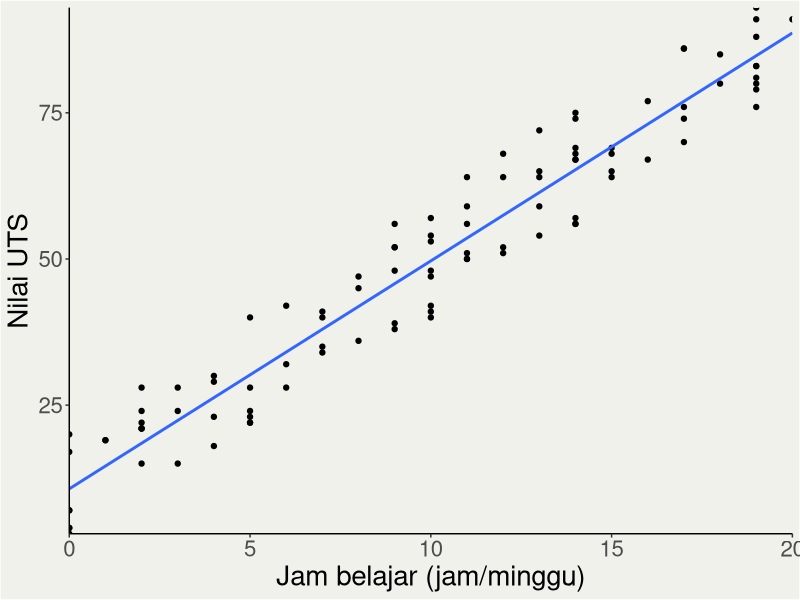
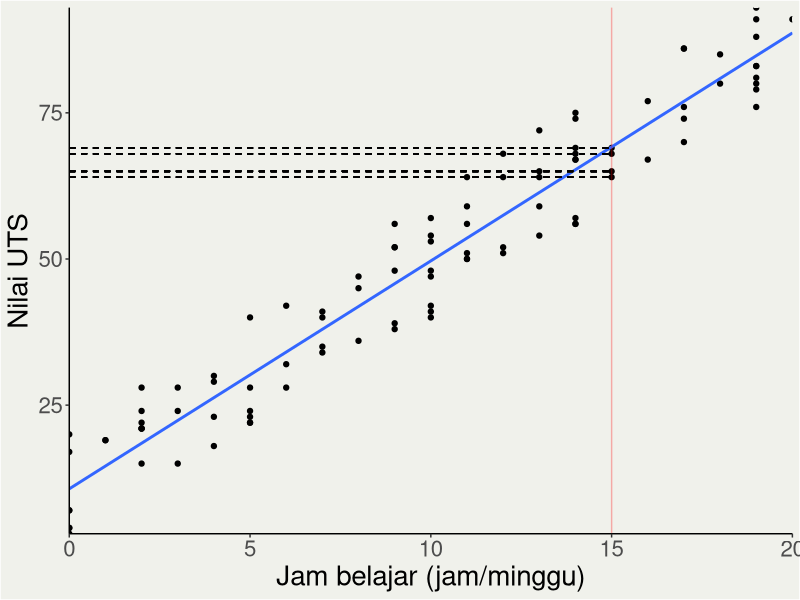

The R source for these figures, in order:
## ---- chunk 1
#| fig-height: 5
#| fig-width: 5
library(tidyverse)
library(readxl)
dat<-read_excel("jambelajarfull.xlsx")
z<-theme_classic() +
  theme(panel.background = element_rect(fill = "#f0f1eb",
                                        colour = "#f0f1eb"),
        plot.background = element_rect(fill = "#f0f1eb"),
        legend.key = element_rect(fill = "#f0f1eb",linetype = "blank"),
        legend.background = element_rect(fill="#f0f1eb"))
dat |> ggplot(aes(x=X,y=Y))+
  geom_point() +
  labs(x= "Jam belajar (jam/minggu)", y="Nilai UTS")+
  geom_smooth(method=lm,se=FALSE)+z+theme(text = element_text(size=20))+
  scale_x_continuous(expand = c(0, 0)) + scale_y_continuous(expand = c(0, 0))
## ---- chunk 2
#| fig-height: 5
#| fig-width: 5
library(tidyverse)
library(readxl)
dat<-read_excel("jambelajarfull.xlsx")
z<-theme_classic() +
  theme(panel.background = element_rect(fill = "#f0f1eb",
                                        colour = "#f0f1eb"),
        plot.background = element_rect(fill = "#f0f1eb"),
        legend.key = element_rect(fill = "#f0f1eb",linetype = "blank"),
        legend.background = element_rect(fill="#f0f1eb"))
dat |> ggplot(aes(x=X,y=Y))+
  geom_point() +
  labs(x= "Jam belajar (jam/minggu)", y="Nilai UTS")+
  geom_smooth(method=lm,se=FALSE)+z+theme(text = element_text(size=20))+geom_vline(xintercept=15,color="red",alpha=0.3)+
  geom_segment(x=0,xend=15,y=64,yend=64,linetype=2,alpha=.4)+
  geom_segment(x=0,xend=15,y=65,yend=65,linetype=2,alpha=.4)+
  geom_segment(x=0,xend=15,y=68,yend=68,linetype=2,alpha=.4)+
  geom_segment(x=0,xend=15,y=69,yend=69,linetype=2,alpha=.4)+
  scale_x_continuous(expand = c(0, 0)) + scale_y_continuous(expand = c(0, 0))
